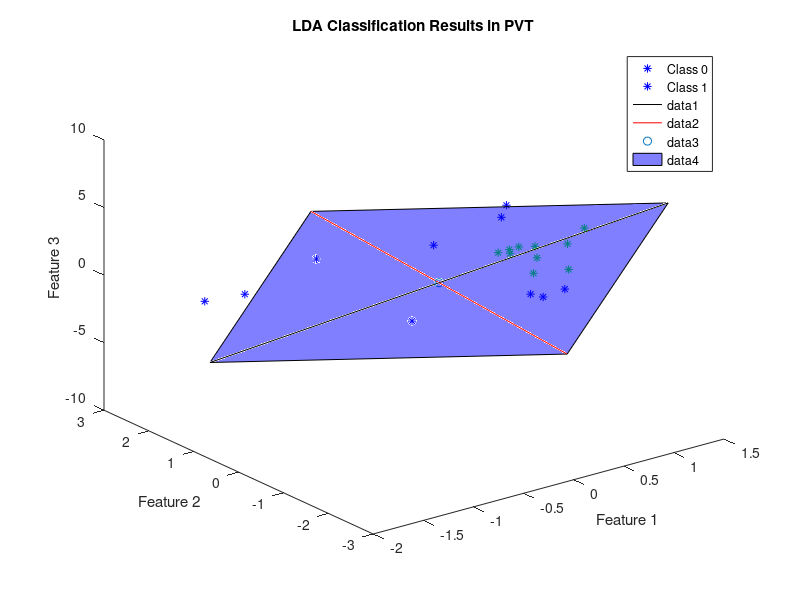

Reproduce this figure in MATLAB.
%% section C: pre-data processing

data0 = load("./PR_CW_DATA_2021/F0_PVT.mat");
data1 = load("./PR_CW_DATA_2021/F1_PVT.mat");

zeroOneColumn = [zeros(10, 1); ones(10, 1)];

% Standardise Data
St_dataMatrix_F0 = (data0.dataMatrix_F0 - mean(data0.dataMatrix_F0)) ./ std(data0.dataMatrix_F0);
St_dataMatrix_F1 = (data1.dataMatrix_F1 - mean(data1.dataMatrix_F1)) ./ std(data1.dataMatrix_F1);

% two object within F0 and F1
% label = 0, car sponge
% label = 1, black foam

data0PV = [data0.dataMatrix_F0(11:20,1:2) zeros(10, 1);
    data0.dataMatrix_F0(21:30,1:2) ones(10, 1)];
data0PVX1 = data0PV(1:10,1:2);
data0PVX2 = data0PV(11:20,1:2);

data0PT = [data0.dataMatrix_F0(11:30,2:3) zeroOneColumn];
data0PTX1 = data0PT(1:10,1:2);
data0PTX2 = data0PT(11:20,1:2);

data0TV = [data0.dataMatrix_F0(11:20,1) data0.dataMatrix_F0(11:20,3) zeros(10, 1);
    data0.dataMatrix_F0(21:30,1) data0.dataMatrix_F0(21:30,3) ones(10, 1)];
data0TVX1 = data0TV(1:10,1:2);
data0TVX2 = data0TV(11:20,1:2);

% 3D data PTV
data0VPT = [data0.dataMatrix_F0(11:30,:) zeroOneColumn];
data0VPTX1 = data0VPT(1:10,1:3);
data0VPTX2 = data0VPT(11:20,1:3);
data1VPT = [data1.dataMatrix_F1(11:30,:) zeroOneColumn];
data1VPTX1 = data1VPT(1:10,1:3);
data1VPTX2 = data1VPT(11:20,1:3);

% combine f1&f0， combined data is the full data with labels, using two
% objects
combinedData = [data0VPT; data1VPT];% with labels
combinedDataOnly = combinedData(:, 1:3);
labels = [zeros(size(data0VPTX1, 1), 1); ones(size(data0VPTX2, 1), 1);
    zeros(size(data1VPTX1, 1), 1); ones(size(data1VPTX2, 1), 1)]; 

%% multi-clasification based on LDA

% standarize
meanCombined = mean(combinedDataOnly);
class1Data = combinedData(labels == 0, 1:3);
class2Data = combinedData(labels == 1, 1:3);

% classes mean values
meanClass1 = mean(class1Data);
meanClass2 = mean(class2Data);

stdCombined = std(combinedDataOnly);
St_combinedData = (combinedDataOnly - meanCombined) ./ stdCombined;

% calculate Sw
Sw = zeros(3, 3);
Sw = Sw + cov(class1Data);
Sw = Sw + cov(class2Data);

% calculate Sb
meanDiffBetween = (meanClass1 - meanClass2)';
Sb = (meanDiffBetween * meanDiffBetween') * size(class1Data, 1);

% eigen
[eigenVectors, eigenValues] = eig(inv(Sw) * Sb);
[~, maxIdx] = max(abs(diag(eigenValues)));
W = eigenVectors(:, maxIdx);

% projection
projectedData = St_combinedData * W;
direction = W - meanCombined;

step = 6.5;
point1 = [0,0,0] - step * W';
point2 = [0,0,0] + step * W';

figure(1);
for i = 1:size(data0PV, 1)
    if data0PV(i,3) == 0
        plot3(St_combinedData(i,1), St_combinedData(i,2),St_combinedData(i,3), 'b*'); hold on; % Blue star for class 0
    elseif data0PV(i,3) == 1
        plot3(St_combinedData(i,1), St_combinedData(i,2), St_combinedData(i,3), 'g*'); hold on; % Green star for class 1
    end
end

legend('Class 0', 'Class 1');
xlabel('Feature 1');
ylabel('Feature 2');
zlabel('Feature 3');
title('LDA Classification Results in PVT');
hold on;

plot3([point1(1,1),point2(1,1)], [point1(1,2),point2(1,2)],[point1(1,3),point2(1,3)],'k-'); % 'k-' 表示黑色实线

hold on;


% 假设 W 已经定义
% 计算与 W 正交的向量
orthogonalVector = cross(W, [1; 0; 0]); % 使用单位向量 [1,0,0]

% 规范化向量以便更好地可视化
orthogonalVector = orthogonalVector / norm(orthogonalVector);

% 定义穿过 [0,0,0] 的线的两个点
stepSize = 3; % 步长可以根据需要调整
orthPoint1 = -stepSize * orthogonalVector';
orthPoint2 = stepSize * orthogonalVector';

% 在现有图上绘制正交线
hold on;
plot3([orthPoint1(1), orthPoint2(1)], [orthPoint1(2), orthPoint2(2)], [orthPoint1(3), orthPoint2(3)], 'r-'); 

scatter3(0,0,0,"red");
Hyperplane = fill3([point1(1),orthPoint1(1),point2(1),orthPoint2(1)],[point1(2),orthPoint1(2),point2(2),orthPoint2(2)],[point1(3),orthPoint1(3),point2(3),orthPoint2(3)],"blue");
set(Hyperplane, 'FaceAlpha', 0.5);


hold off;